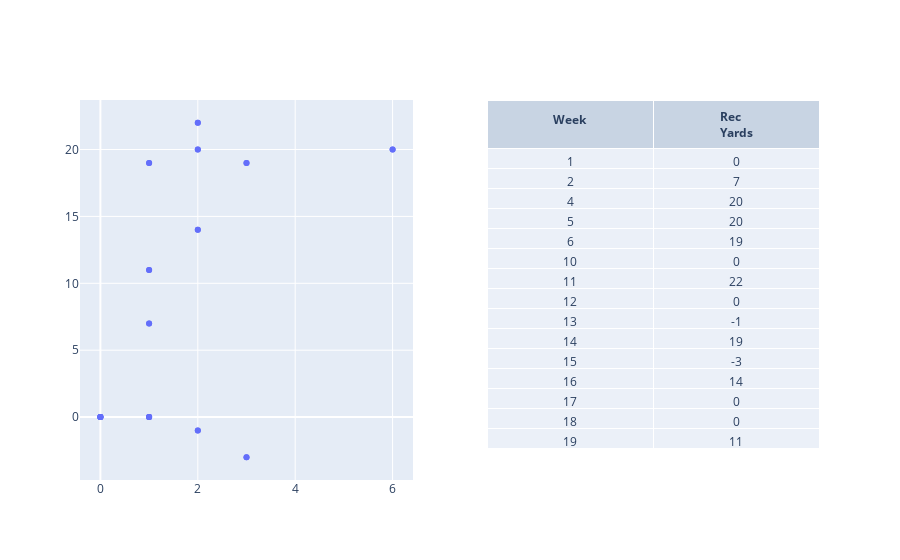

Source (notebook cell):
### Code cell
from plotly.subplots import make_subplots

fig = make_subplots(
    rows=1,
    cols=2,
    shared_xaxes=False,
    vertical_spacing=0.03,
    title='title',
    specs=[[{"type": "scatter"}, {"type": "table"}]],
)

temp = player_season[player_season.book_stat=='receiving_yards'][['week','receiving_yards','book_stat']]
# skinny_scatter = get_player_scatter_vertical(player_season)
# skinny_table = get_rec_table_skinny2(temp)
# HERE IS THE PX.SCATTER PLOT (commented out since i cannot add it)
for t in px.scatter(player_season,x='targets',y='receiving_yards',title='titel').data:
    fig.add_trace(t, row=1, col=1)

fig.add_trace(
    go.Table(
        header = dict(values = ['<br><b>Week</b>', '<b>Rec<br>Yards</b>'], align = "center"),
        cells = dict(
            values = [
                temp.week, 
                temp.receiving_yards,
            ],
            align = "center",
        ),
    ),
    row=1,
    col=2,
)
fig.show()


#     go.Table(
#         header=dict(values=['week','receiving_yards'], font=dict(size=10), align="left"),
#         cells=dict(
#             values=[
#                 temp.week,
#                 temp.receiving_yards,
#             ],
#             fill_color="lavender",
#             align="left",
#         ),
#     ),
#     row=1,
#     col=2,
# )

### Figure 1 — Plotly figure (JSON) as saved in the notebook; plotly's stock layout.template omitted (floating-point values rounded to 4 significant figures)
{"data": [{"hovertemplate": "targets=%{x}<br>receiving_yards=%{y}<extra></extra>", "legendgroup": "", "marker": {"color": "#636efa", "symbol": "circle"}, "mode": "markers", "name": "", "orientation": "v", "showlegend": false, "type": "scatter", "x": [0, 1, 2, 6, 1, 0, 2, 1, 2, 3, 3, 2, 1, 0, 1, 0, 1, 2, 6, 1, 0, 2, 1, 2, 3, 3, 2, 1, 0, 1], "xaxis": "x", "y": [0, 7, 20, 20, 19, 0, 22, 0, -1, 19, -3, 14, 0, 0, 11, 0, 7, 20, 20, 19, 0, 22, 0, -1, 19, -3, 14, 0, 0, 11], "yaxis": "y"}, {"cells": {"align": "center", "values": [[1, 2, 4, 5, 6, 10, 11, 12, 13, 14, 15, 16, 17, 18, 19], [0, 7, 20, 20, 19, 0, 22, 0, -1, 19, -3, 14, 0, 0, 11]]}, "domain": {"x": [0.55, 1], "y": [0, 1]}, "header": {"align": "center", "values": ["<br><b>Week</b>", "<b>Rec<br>Yards</b>"]}, "type": "table"}], "layout": {"xaxis": {"anchor": "y", "domain": [0, 0.45]}, "yaxis": {"anchor": "x", "domain": [0, 1]}}}
